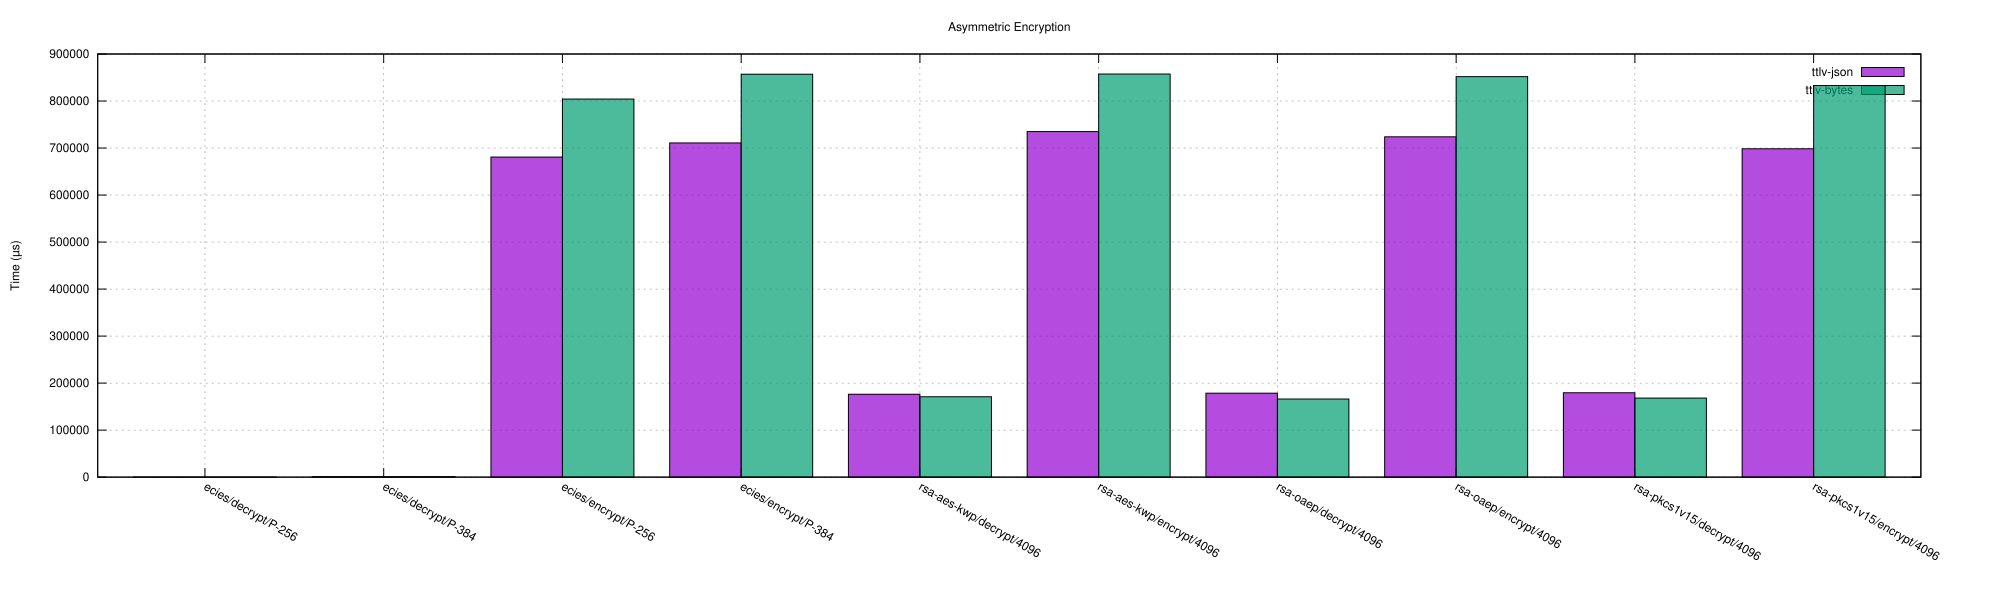

The gnuplot source for this figure:
set terminal svg size 2000,600 enhanced font 'Helvetica,12'
set output 'asymmetric_encrypt.svg'
set title 'Asymmetric Encryption'
set grid
set ylabel 'Time (µs)'
set style data boxes
set style fill solid 0.7 border -1
set boxwidth 0.400
set grid ytics
set key top right
set xtics rotate by -30
set xtics ("ecies/decrypt/P-256" 0, "ecies/decrypt/P-384" 1, "ecies/encrypt/P-256" 2, "ecies/encrypt/P-384" 3, "rsa-aes-kwp/decrypt/4096" 4, "rsa-aes-kwp/encrypt/4096" 5, "rsa-oaep/decrypt/4096" 6, "rsa-oaep/encrypt/4096" 7, "rsa-pkcs1v15/decrypt/4096" 8, "rsa-pkcs1v15/encrypt/4096" 9)
plot 'asymmetric_encrypt.dat' using ($1+-0.200):2 with boxes lw 1 title 'ttlv-json', \
     'asymmetric_encrypt.dat' using ($1+0.200):3 with boxes lw 1 title 'ttlv-bytes'
